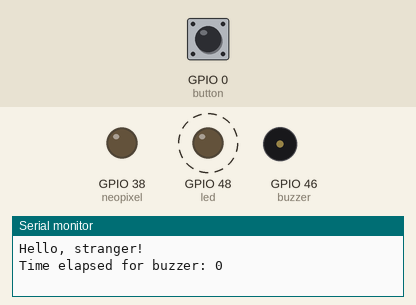
Bench run of a sketch on a simulated ESP32-S3. Parts: output pins drawn as LEDs (lit = HIGH), buzzer (waves = sounding), the last lines printed to the serial monitor. Dashed ring = blinking. The test bench sets the inputs (shaded band); at power-on: GPIO 0 (button) HIGH.

Above: at 0.7 s.
1.4 s: GPIO 0 (button) pulled LOW for 0.85 s
At 2.0 s:
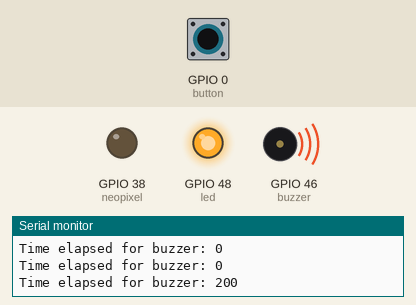
4.8 s: GPIO 0 (button) pulled LOW for 3.2 s
At 6.0 s:
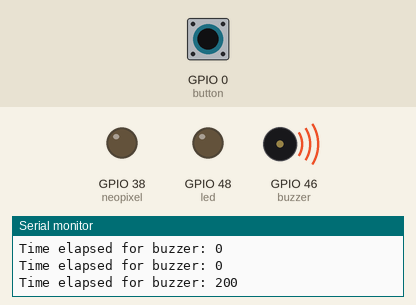
At 9.1 s:
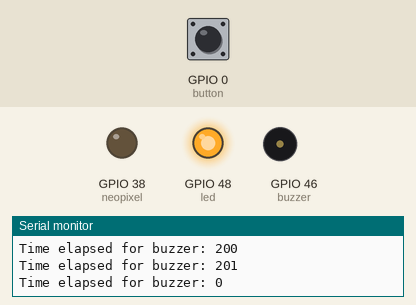
Timing chart, 0 to 15.5 s (numbered marks = the images above; inputs shaded):
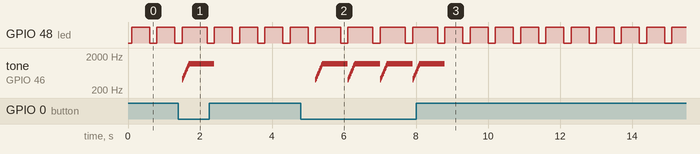

Measured:
- after the input at 1.4 s, tone on GPIO 46 (buzzer): plays 400 Hz for 0.01 s, 423 Hz for 0.01 s, 448 Hz for 0.01 s, 474 Hz for 0.01 s, 502 Hz for 0.01 s, 531 Hz for 0.01 s … (20 notes in this stretch), starting after 0.10 s

The sketch:

siren.ino
```cpp
// using barduino 4.0.2
int led = 48;
int buzzer = 46;
// int buzzer = 14; Pre 4.0.2
int neopixel = 38;
int button = 0;

int top = 4;
int right = 5;
int bottom = 6;
int left = 7;

int freq;
long start, end;

String command;       // String input from command prompt
String temp1, temp2;  // temporary strings
char inByte;          // Byte input from command prompt
char carray[6];


void setup() {
  // put your setup code here, to run once:

  pinMode(led, OUTPUT);
  pinMode(neopixel, OUTPUT);
  pinMode(buzzer, OUTPUT);

  pinMode(top, INPUT);
  pinMode(left, INPUT);
  pinMode(bottom, INPUT);
  pinMode(right, INPUT);
  pinMode(button, INPUT);

  Serial.begin(115200);
  delay(100);
  Serial.println("Hello, stranger!");
}

void loop() {
  // put your main code here, to run repeatedly:

  neopixelWrite(neopixel, 0, 0, 0);
  analogWrite(led, 255);
  freq = 400;
  start = millis();

  if (!digitalRead(button)) {
    for (int i = 0; i < 20; i++) {
      tone(buzzer, freq);
      freq *= 1.05946;
      delay(10);
    }
  } else {
    noTone(buzzer);
  }

  end = millis();
  Serial.print("Time elapsed for buzzer: ");
  Serial.println(end - start);

  delay(500);

  analogWrite(led, 0);
  // noTone(buzzer);
  neopixelWrite(neopixel, 24, 8, 16);
  delay(200);
}

// An octave is a ratio of 2:1, so from 100 Hz to 200 Hz, and from 200 Hz to 400 Hz, are both octaves. A semitone is a ratio of the 12th root of 2 to 1, which is equal to 1.05946:1, so 1000 Hz and 1059.46 Hz are a semitone apart.

// String takeInput() {
//   // Input serial information:
//   if (Serial.available() > 0) {
//     inByte = Serial.read();
//     // only input if a letter, number, =,?,+ are typed!
//     if ((inByte >= 65 && inByte <= 90) || (inByte >= 97 && inByte <= 122) || (inByte >= 48 && inByte <= 57) || inByte == 43 || inByte == 61 || inByte == 63) {
//       command.concat(inByte);
//     }


//     // Process command when NL/CR are entered:
//     if (inByte == 10 || inByte == 13) {

//       inByte = 0;
//     }
//   }
//   return command;
// }
```
